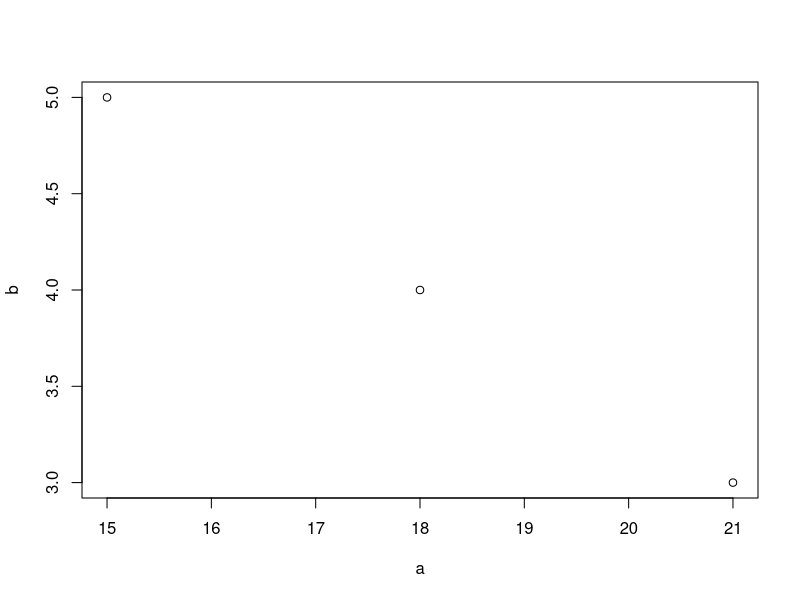
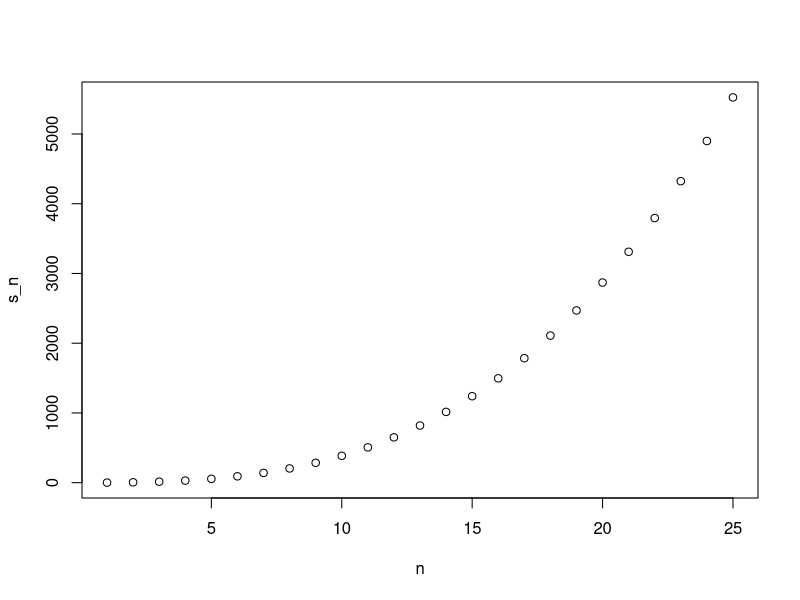

The R script that drew these images, in order:
## ---- chunk 1
knitr::opts_chunk$set(echo = TRUE,
                      fig.align = 'center')
## ---- chunk 2
library(tidyverse)
library(dslabs)
data(murders)
## ---- chunk 3
x <- c(1,2,-3,4)

if(all(x>0)){
  print("All Postives")
} else{
  print("Not all positives")
}
## ---- chunk 4
x <- c(TRUE, FALSE, FALSE)
all(x)
any(x)
any(!x)
all(!x)
## ---- chunk 5
state <- murders$state
abbrev <- murders$abb
new_names <- abbrev[nchar(state) > 8]
new_names
## ---- chunk 6
sum_n <- function(n){
   x <- 1:n
   sum(x)
}
sum_n(5000)
## ---- chunk 7
altman_plot <- function(x,y){
  a <- x + y
  b <- y - x
  plot(a, b)
}

x <- c(5,7,9)
y <- c(10,11,12)

altman_plot(x,y)
## ---- chunk 8
x <- 3
my_func <- function(y){
  x <- 5
  y+5
}
x
## ---- chunk 9
compute_s_n <- function(n){
  x <- 1:n
  y <- x*x
  sum(y)
}

compute_s_n(10)
## ---- chunk 10
s_n <- vector("numeric", 25)
for(n in 1:25){
  s_n[n] <- compute_s_n(n)
}
s_n
## ---- chunk 11
n <- 1:25
s_n <- sapply(n, compute_s_n)
s_n
## ---- chunk 12
n <- 1:25
s_n <- map_dbl(n, compute_s_n)
s_n
## ---- chunk 13
plot(n, s_n)
## ---- chunk 14
form <- function(x){
  y <- n*(n+1)*(2*n+1)/6
}
  
for(n in 1:25){
  s_n <- form(n)
}
s_n
